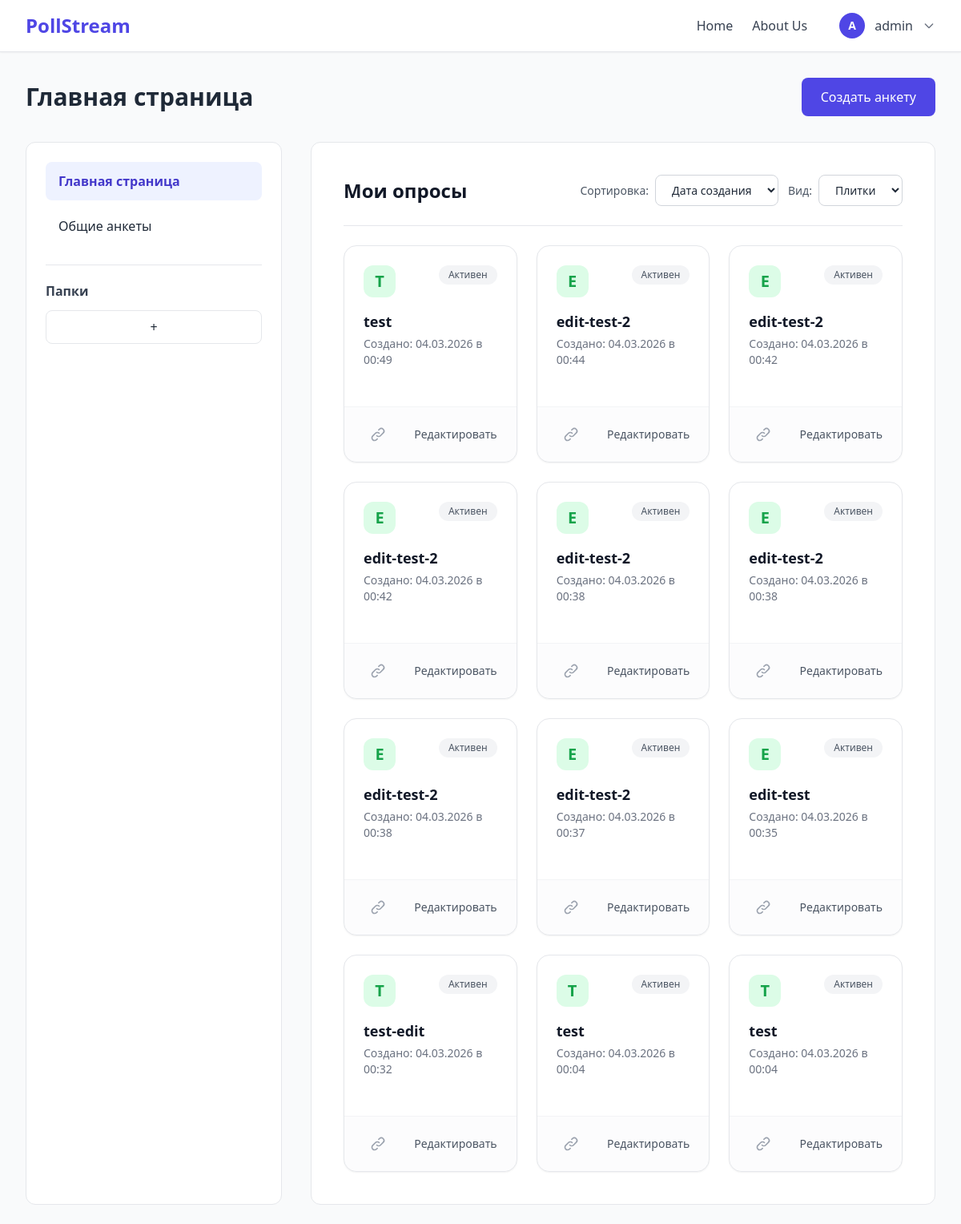
The app's page / (signed in) with its own data.
### polls/models.py (models this page shows, shortened)
class Survey(models.Model):
    VISIBILITY_CHOICES = [
        ('private', 'Приватная'),
        ('link', 'По ссылке'),
        ('public', 'Публичная'),
    ]
    RESPONSE_CHOICES = [
        ('unlimited', 'Неограниченное'),
        ('limited', 'Ограниченное количество'),
        ('date_limit', 'До определённой даты'),
    ]
    author = models.ForeignKey(User, on_delete=models.CASCADE, related_name="surveys")
    name = models.CharField(max_length=255, verbose_name="Название анкеты")
    description = models.TextField(blank=True, null=True, verbose_name="Описание анкеты")
    survey_type = models.CharField(max_length=50, default='custom', verbose_name="Тип анкеты")
    state_json = models.JSONField(blank=True, null=True, verbose_name="Структура анкеты")
    visibility = models.CharField(max_length=20, choices=VISIBILITY_CHOICES, default='link', verbose_name="Видимость")
    response_type = models.CharField(max_length=20, choices=RESPONSE_CHOICES, default='unlimited', verbose_name="Ограничение ответов")
    response_limit = models.IntegerField(blank=True, null=True, verbose_name="Максимум ответов")
    response_deadline = models.DateTimeField(blank=True, null=True, verbose_name="Крайний срок")
    show_progress_bar = models.BooleanField(default=True, verbose_name="Показывать прогресс")
    show_question_numbers = models.BooleanField(default=True, verbose_name="Показывать номера вопросов")
    shuffle_questions = models.BooleanField(default=False, verbose_name="Перемешивать вопросы")
    allow_edit_after_submit = models.BooleanField(default=False, verbose_name="Разрешить изменения после отправки")
    is_active = models.BooleanField(default=True, verbose_name="Активна")
    created_at = models.DateTimeField(auto_now_add=True, verbose_name="Дата создания")
    updated_at = models.DateTimeField(auto_now=True, verbose_name="Дата обновления")
    class Meta:
        verbose_name = "Анкета"
        verbose_name_plural = "Анкеты"
        ordering = ['-created_at']

### polls/views.py (the view, shortened to what this page needs)
# urls.py: path('', views.index, name='index'),      # главная
@login_required
def index(request):
    surveys = Survey.objects.filter(author=request.user).order_by('-created_at')
    context = {
        "survey_templates": get_survey_templates(),
        "surveys": surveys,
    }
    return render(request, 'polls/index.html', context)

### polls/templates/polls/index.html (shortened to what this page needs)
{% extends "polls/base.html" %}
{% load static %}
{% block extra_css %}
<link rel="stylesheet" href="{% static 'polls/css/index.css' %}">
{% endblock %}
{% block content %}
<div class="flex justify-between items-center h-[64px] mb-6">
  <h1 class="text-3xl font-semibold">Главная страница</h1>
  <button id="openModal" class="bg-indigo-600 text-white text-base px-6 py-3 rounded-lg hover:bg-indigo-700 transition">
    Создать анкету
  </button>
</div>
<div class="flex gap-9 items-stretch">
  <aside class="w-80 bg-white border rounded-xl p-6">
    <nav class="mb-6">
      <ul class="space-y-2 text-base">
        <li>
          <a class="block px-4 py-3 rounded-lg bg-indigo-50 text-indigo-700 font-semibold">
            Главная страница
          </a>
        </li>
        <li>
          <a class="block px-4 py-3 rounded-lg hover:bg-gray-100 cursor-pointer">
            Общие анкеты
          </a>
        </li>
      </ul>
    </nav>
    <div class="border-t pt-5">
      <span class="block text-base font-semibold text-gray-700 mb-3">Папки</span>
      <button class="w-full border rounded-lg py-2 text-base hover:bg-gray-100">+</button>
    </div>
  </aside>
  <section class="flex-1">
    <div class="bg-white border rounded-xl p-10 flex flex-col min-h-[600px]">
      <div class="flex justify-between items-center mb-6 pb-6 border-b">
        <h2 class="text-2xl font-bold text-gray-900">Мои опросы</h2>
        <div class="flex gap-3">
            <div class="flex items-center gap-2">
              <span class="text-sm text-gray-600">Сортировка:</span>
              <select class="border border-gray-300 rounded-lg px-4 py-2 text-sm bg-white focus:ring-2 focus:ring-indigo-500 outline-none">
                <option>Дата создания</option>
              </select>
            </div>
            <div class="flex items-center gap-2">
              <span class="text-sm text-gray-600">Вид:</span>
              <select class="border border-gray-300 rounded-lg px-4 py-2 text-sm bg-white focus:ring-2 focus:ring-indigo-500 outline-none">
                <option>Плитки</option>
              </select>
            </div>
        </div>
      </div>
      <div class="flex-1">
        {% if surveys %}
          <div class="grid grid-cols-1 md:grid-cols-2 lg:grid-cols-3 gap-6">
            {% for survey in surveys %}
                <div class="bg-white rounded-2xl shadow-sm border border-gray-200 flex flex-col hover:shadow-lg transition duration-200 group relative">
                    <a href="{% url 'survey_detail' survey.id %}" class="p-6 block flex-1">
                        <div class="flex items-start justify-between mb-4">
                            <div class="w-10 h-10 rounded-xl flex items-center justify-center font-bold text-xl
                                {% if survey.survey_type == 'template' %}bg-purple-100 text-purple-600{% else %}bg-green-100 text-green-600{% endif %}">
                                {{ survey.name|slice:":1"|upper }}
                            </div>
                            <span class="px-3 py-1 bg-gray-100 text-gray-600 text-xs font-medium rounded-full">Активен</span>
                        </div>
                        <h3 class="text-lg font-semibold text-gray-900 mb-1 group-hover:text-indigo-600 transition truncate" title="{{ survey.name }}">
                            {{ survey.name }}
                        </h3>
                        <p class="text-sm text-gray-500 mb-2">
                            Создано: {{ survey.created_at|date:"d.m.Y в H:i" }}
                        </p>
                    </a>
                    <div class="px-6 py-4 border-t border-gray-100 flex items-center justify-between bg-gray-50/50 rounded-b-2xl">
                        <div class="flex gap-2">
                            <button class="p-2 text-gray-400 hover:text-indigo-600 hover:bg-indigo-50 rounded-lg transition" title="Копировать ссылку">
                                <svg class="w-5 h-5" fill="none" stroke="currentColor" viewBox="0 0 24 24">
                                    <path stroke-linecap="round" stroke-linejoin="round" stroke-width="2" d="M13.828 10.172a4 4 0 00-5.656 0l-4 4a4 4 0 105.656 5.656l1.102-1.101m-.758-4.899a4 4 0 005.656 0l4-4a4 4 0 00-5.656-5.656l-1.1 1.1"></path>
                                </svg>
                            </button>
                        </div>
                        <a href="{% url 'survey_edit' survey.id %}" class="text-sm font-medium text-gray-600 hover:text-indigo-600 transition z-10">
                            Редактировать
                        </a>
                    </div>
                </div>
            {% endfor %}
          </div>
        {% endif %}
      </div>
    </div>
  </section>
</div>
{% endblock %}

### polls/templates/polls/base.html (shortened to what this page needs)
<!DOCTYPE html>
{% load static %}
<html lang="ru">
<head>
  <script src="https://cdn.tailwindcss.com"></script>
  {% block extra_css %}{% endblock %}
</head>
<body class="bg-gray-50 text-gray-800">
<header class="bg-white border-b shadow-sm">
  <div class="max-w-[1400px] mx-auto px-8 h-16 flex items-center justify-between">
    <div class="font-bold text-indigo-600 text-2xl">PollStream</div>
    <nav class="flex items-center gap-6">
      <a href="{% url 'index' %}" class="text-base text-gray-700 hover:text-indigo-600 transition">Home</a>
      <a href="#" class="text-base text-gray-700 hover:text-indigo-600 transition">About Us</a>
      <div class="flex items-center gap-3 ml-4 relative">
        <button type="button" class="flex items-center gap-3 cursor-pointer" id="user-menu-button">
          <div class="w-8 h-8 rounded-full flex items-center justify-center text-sm font-bold
                      {% if user.is_authenticated %}bg-indigo-600 text-white{% else %}bg-gray-400 text-white{% endif %}">
            {% if user.is_authenticated %}
              {{ user.get_full_name|default:user.username|slice:":1"|upper }}
            {% else %}
              G
            {% endif %}
          </div>
              <span class="text-base text-gray-700">
                  {% if user.is_authenticated %}
                    {{ user.get_full_name|default:user.username }}
                  {% else %}
                    Guest
                  {% endif %}
                </span>
          <svg class="w-4 h-4 text-gray-500" fill="none" stroke="currentColor" viewBox="0 0 24 24">
            <path stroke-linecap="round" stroke-linejoin="round" stroke-width="2" d="M19 9l-7 7-7-7"></path>
          </svg>
        </button>
      </div>
    </nav>
  </div>
</header>
<main class="max-w-full mx-auto px-8 py-6">
  {% block content %}{% endblock %}
</main>
</body>
</html>

### polls/static/polls/css/index.css (style rules this page uses)
button, a { transition: all 0.2s ease; }

### records on screen
Survey: name "T", name "test", created_at "04.03.2026 в 00:49"
Survey: name "E", name "edit-test-2", created_at "04.03.2026 в 00:44"
Survey: name "E", name "edit-test-2", created_at "04.03.2026 в 00:42"
Survey: name "E", name "edit-test-2", created_at "04.03.2026 в 00:42"
Survey: name "E", name "edit-test-2", created_at "04.03.2026 в 00:38"
Survey: name "E", name "edit-test-2", created_at "04.03.2026 в 00:38"
Survey: name "E", name "edit-test-2", created_at "04.03.2026 в 00:38"
Survey: name "E", name "edit-test-2", created_at "04.03.2026 в 00:37"
Survey: name "E", name "edit-test", created_at "04.03.2026 в 00:35"
Survey: name "T", name "test-edit", created_at "04.03.2026 в 00:32"
Survey: name "T", name "test", created_at "04.03.2026 в 00:04"
Survey: name "T", name "test", created_at "04.03.2026 в 00:04"

### other values on screen
{{ user.get_full_name|default:user.username|slice:":1"|upper }} "A"
{{ user.get_full_name|default:user.username }} "admin"
